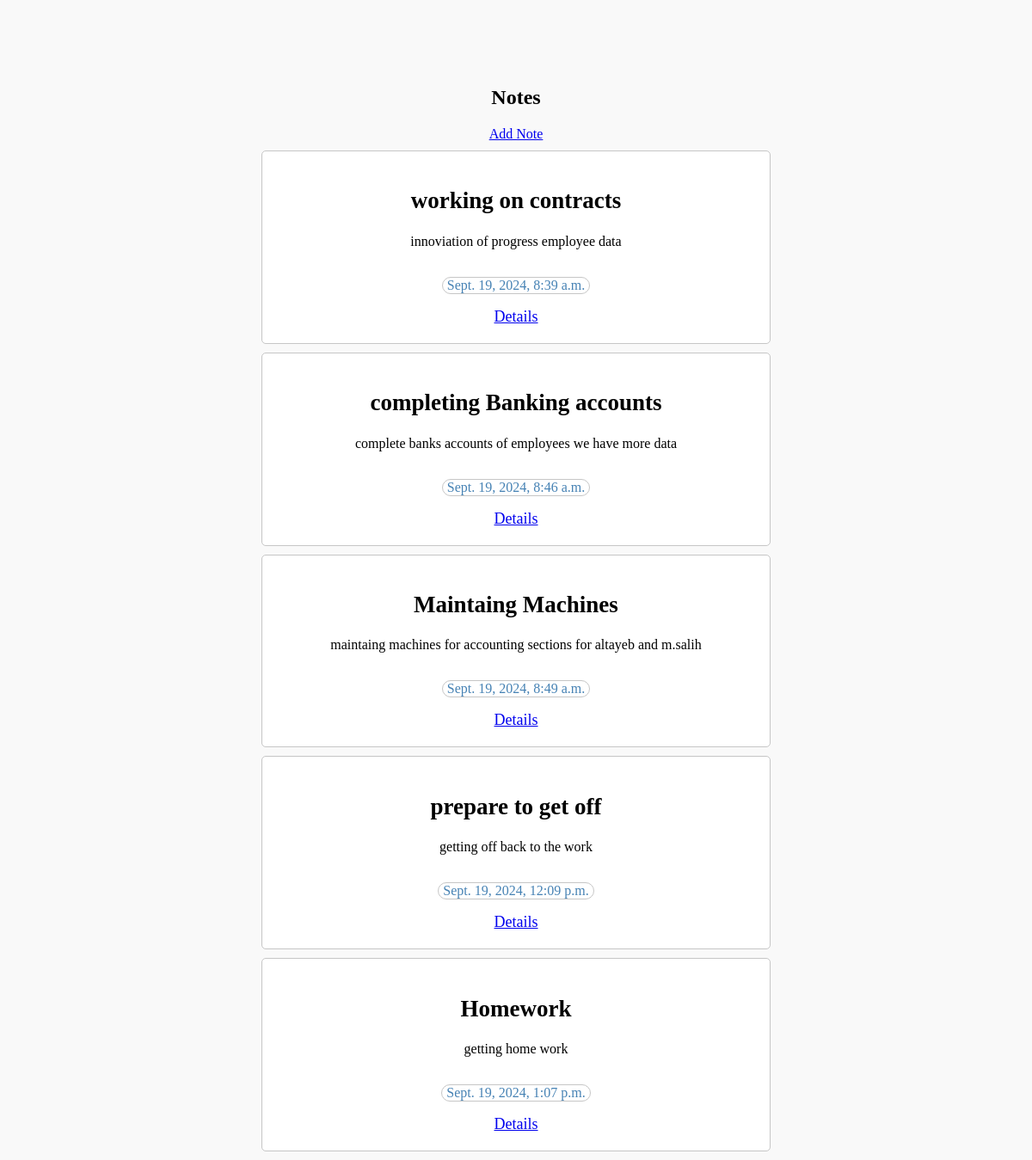
Before: / with the older database file.
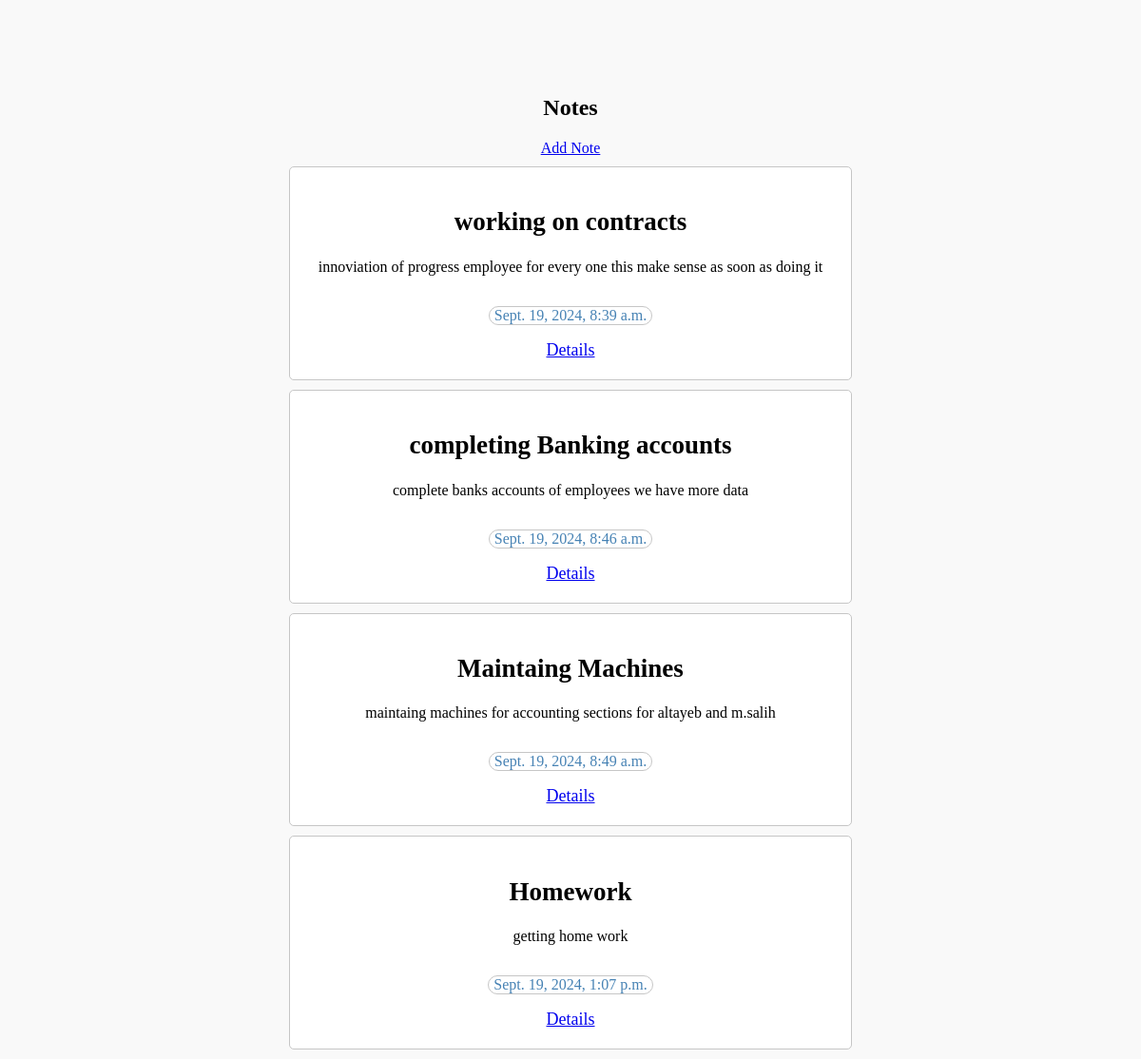
After: the same page with the newer database file.
### note/models.py (models this page shows)
class Note(models.Model):
    title = models.CharField(max_length=100)
    content = models.TextField()
    created = models.DateTimeField(auto_now_add=True)

### note/views.py (the view)
# urls.py: path('', views.home, name='home'),
def home(request):
    notes = Note.objects.all()
    return render(request, 'home.html', {'notes': notes})

### note/templates/home.html
{% extends "base.html" %}
{% load static %}
{% block content %}
<main >
    <div class='header'>
        <h1>Notes</h1>
        <a href="{% url "newnotes" %}">Add Note</a>
    </div>
    {% if notes %}
        {% for note in notes %}
        <div class='note' >
            <h1>{{note.title}}</h1>
            <p class='notecontent'>{{note.content}}</p>
            <p class="timeinfo">{{note.created}} </p>
            <br>
            <a href="{% url 'edit' note.id %}">Details</a>
        </div>
        {% endfor %}
    {% else %}
        <p>No Notes to display</p>
    {% endif %}
</main>
{%endblock content %}

### note/templates/base.html (shortened to what this page needs)
{% load static %}
<!DOCTYPE html>
<html lang="en">
  <head>
    <link rel="stylesheet" href={% static "style/style.css" %}>
  </head>
  <body >
    <section class='main'>
      {% block content %}{% endblock content %}
    </section>
  </body>
</html>

### static/style/style.css (style rules this page uses)
body { margin: 0; padding: 0; box-sizing: border-box; background-color: #f9f9f9; }
.main { text-align: center; margin-top: 100px; padding: 0 50px }
.note { border: 1px solid #c6c6c6; background-color: #fff; padding: 20px; border-radius: 5px; margin-top: 5px; width: 50%; margin: 10px auto; font-size: large; }
.notecontent { font-size: medium; }
.timeinfo { color: steelblue; display:inline-block; border-radius: 50px; padding:0 5px; border: 1px solid #c6c6c6; font-size: medium; }

Changed rows visible on the page:
removed Note: title "prepare to get off", content "getting off back to the work", created "Sept. 19, 2024, 12:09 p.m."
changed Note "working on contracts": content "innoviation of progress employee data" → "innoviation of progress employee for every one this make sense as soon as doing it"
